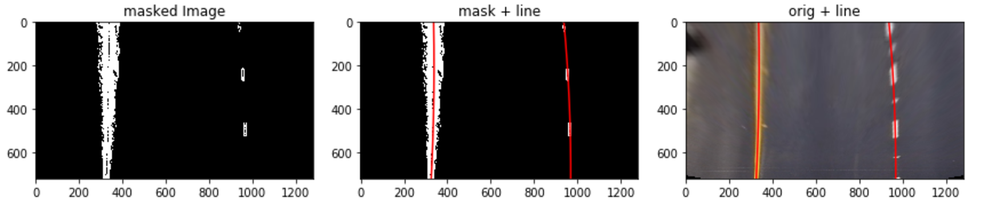
#> input picture content/fitting_curve.png, 1000 x 213 px, shrunk from 1750 x 372 before the run
$ python -i lane_finder.py   (imports and definitions only)   (older library calls are emulated)
#> lines starting #> are read from the running program, lines starting #| are printed output that depends on the picture; after the words box and inside, x2 and y2 are one past the last pixel; in counts of white or black regions, pixels touching at a corner belong together
import numpy as np
import cv2

def mag_threshold(img, sobel_kernel=3, mag_thresh=(0, 255)):
    # Convert to grayscale
    gray = cv2.cvtColor(img, cv2.COLOR_RGB2GRAY)
    # Take both Sobel x and y gradients
    sobelx = cv2.Sobel(gray, cv2.CV_64F, 1, 0, ksize=sobel_kernel)
    sobely = cv2.Sobel(gray, cv2.CV_64F, 0, 1, ksize=sobel_kernel)
    # Calculate the gradient magnitude
    gradmag = np.sqrt(sobelx**2 + sobely**2)
    # Rescale to 8 bit
    scale_factor = np.max(gradmag)/255
    gradmag = (gradmag/scale_factor).astype(np.uint8)
    # Create a binary image of ones where threshold is met, zeros otherwise
    binary_output = np.zeros_like(gradmag)
    binary_output[(gradmag >= mag_thresh[0]) & (gradmag <= mag_thresh[1])] = 1
    # Return the binary image
    return binary_output

def yellow_filter(img):
    hsv = cv2.cvtColor(img, cv2.COLOR_RGB2HSV)
    # define range of yellow color in HSV
    lower_yellow = np.array([0,60,60])
    upper_yellow = np.array([50,255,255])

    mask = cv2.inRange(hsv, lower_yellow, upper_yellow)

    return mask

def white_filter(img):
    hsv = cv2.cvtColor(img, cv2.COLOR_BGR2HSV)
    # define range of white color in HSV
    lower_white = np.array([0,0,255-40])
    upper_white = np.array([255,40,255])

    mask = cv2.inRange(hsv, lower_white, upper_white)

    return mask

def dir_threshold(img, sobel_kernel=3, thresh=(0, np.pi/2)):
    # Grayscale
    gray = cv2.cvtColor(img, cv2.COLOR_RGB2GRAY)
    # Calculate the x and y gradients
    sobelx = cv2.Sobel(gray, cv2.CV_64F, 1, 0, ksize=sobel_kernel)
    sobely = cv2.Sobel(gray, cv2.CV_64F, 0, 1, ksize=sobel_kernel)
    # Take the absolute value of the gradient direction,
    # apply a threshold, and create a binary image result
    absgraddir = np.arctan2(np.absolute(sobely), np.absolute(sobelx))
    binary_output =  np.zeros_like(absgraddir)
    binary_output[(absgraddir >= thresh[0]) & (absgraddir <= thresh[1])] = 1

    # Return the binary image
    return binary_output

# [10 lines left out: function s_bin, not called in this run]

def lane_mask(img):
    mag = mag_threshold(img, sobel_kernel=3, mag_thresh=(1, 255))
    yellow = yellow_filter(img)
    dir_t = dir_threshold(img, sobel_kernel=15, thresh=(-0.8,0.8))
    white = white_filter(img)

    yellow_and_white = np.zeros_like(mag)
    yellow_and_white[(yellow > 0) | (white > 0)] = 1

    yellow_and_white_mag = np.zeros_like(mag)
    yellow_and_white_mag[(yellow_and_white > 0) & mag > 0] = 1

    binary = np.zeros_like(mag)
    binary[(dir_t > 0) & (yellow_and_white_mag > 0)] = 1

    return binary


# [68 lines left out: function line_equations, not called in this run]

>>> import cv2
>>> picture = cv2.cvtColor(cv2.imread('../content/fitting_curve.png'), cv2.COLOR_BGR2RGB)
>>> result = lane_mask(picture)
#> in mag_threshold, `gradmag = np.sqrt(sobelx**2 + sobely**2)`:
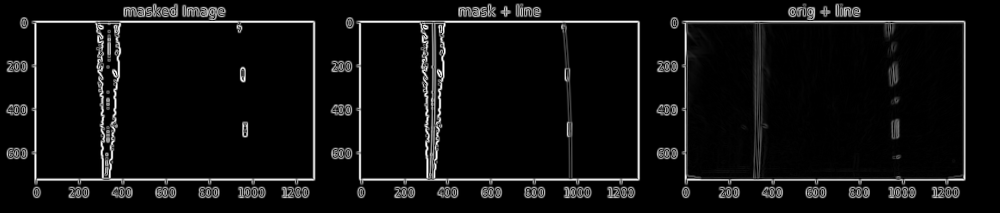
#> gradmag: shape (213, 1000) float64; min 0, max 1022.5, mean 58.5; drawn with min black and max white
#> in mag_threshold, `scale_factor = np.max(gradmag)/255`: scale_factor = 4.01
#> in lane_mask, `mag = mag_threshold(img, sobel_kernel=3, mag_thresh=(1, 255))`:
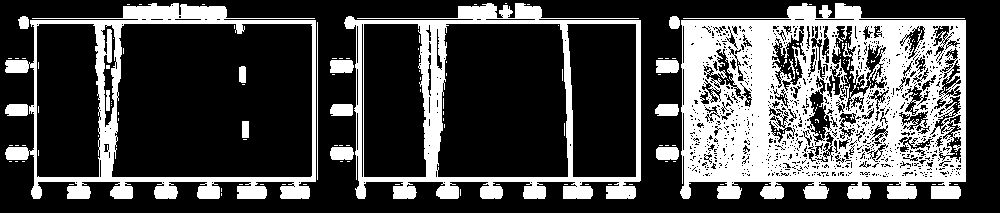
#> mag: shape (213, 1000); values 0 (black) and 1 (white), 29.2% white; 179 white regions (162 under 20 px), largest, box (x1, y1, x2, y2) and area: (680, 3, 966, 199) 36819, (344, 3, 641, 199) 11612, (5, 3, 316, 199) 10562
#> in yellow_filter, `hsv = cv2.cvtColor(img, cv2.COLOR_RGB2HSV)`: hsv: shape (213, 1000, 3); mean H, S, V 22.6, 8.6, 118.1
#> in yellow_filter, `mask = cv2.inRange(hsv, lower_yellow, upper_yellow)`: mask: shape (213, 1000); 1.6% white; 4 white regions, box (x1, y1, x2, y2) and area: (747, 22, 770, 179) 2429, (563, 22, 572, 179) 436, (430, 22, 435, 179) 377, (888, 22, 897, 179) 267
#> in dir_threshold, `sobely = cv2.Sobel(gray, cv2.CV_64F, 0, 1, ksize=sobel_kernel)`:
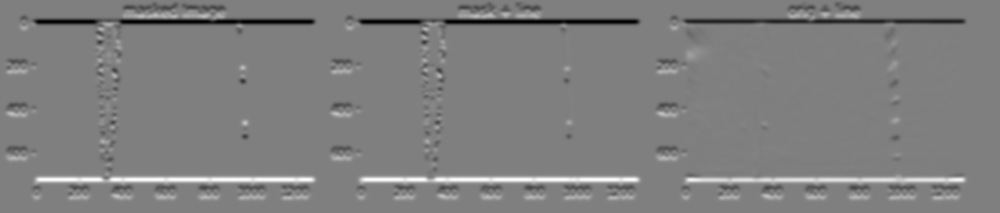
#> sobely: shape (213, 1000) float64; min -7.07e+09, max 7.04e+09, mean 59126.2; drawn with min black and max white
#> in dir_threshold, `absgraddir = np.arctan2(np.absolute(sobely), np.absolute(sobelx))`:
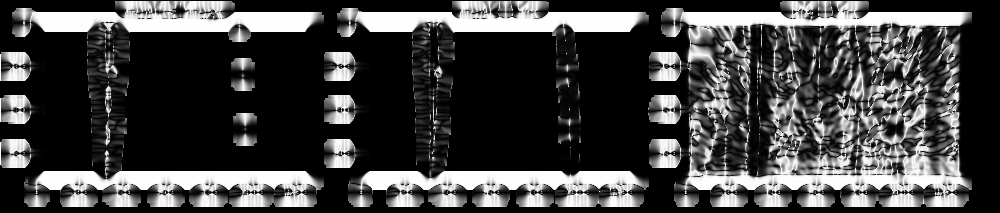
#> absgraddir: shape (213, 1000) float64; min 0, max 1.57, mean 0.431; drawn with min black and max white
#> in lane_mask, `dir_t = dir_threshold(img, sobel_kernel=15, thresh=(-0.8,0.8))`:
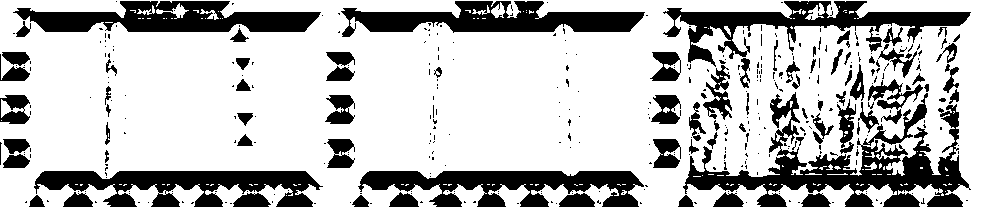
#> dir_t: shape (213, 1000) float64; values 0 (black) and 1 (white), 74.3% white; 397 black regions (313 under 20 px), largest, box (x1, y1, x2, y2) and area: (683, 92, 971, 207) 10227, (34, 171, 323, 207) 6016, (13, 1, 321, 32) 5997
#> in white_filter, `hsv = cv2.cvtColor(img, cv2.COLOR_BGR2HSV)`: hsv: shape (213, 1000, 3); mean H, S, V 29.3, 8.6, 118.1
#> in white_filter, `mask = cv2.inRange(hsv, lower_white, upper_white)`:
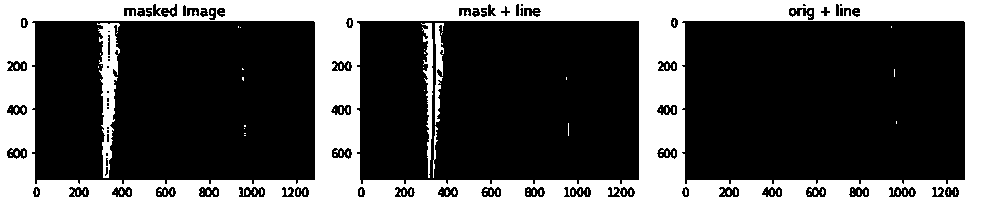
#> mask: shape (213, 1000); 36.1% white; 121 white regions (116 under 20 px), largest, box (x1, y1, x2, y2) and area: (0, 0, 1000, 213) 73105, (97, 23, 120, 178) 1678, (421, 23, 433, 178) 760, (435, 23, 444, 125) 516, (433, 126, 438, 178) 87
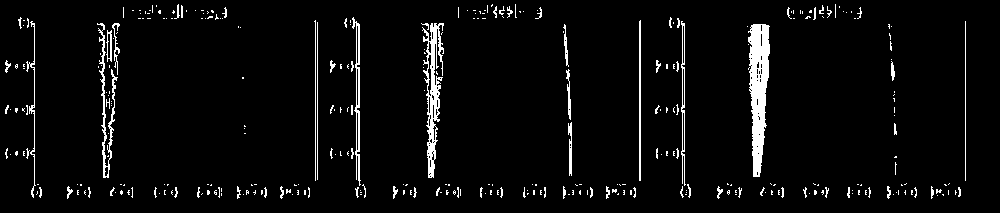
#> result: shape (213, 1000); values 0 (black) and 1 (white), 4.5% white; 336 white regions (267 under 20 px), largest, box (x1, y1, x2, y2) and area: (748, 24, 770, 177) 2175, (422, 23, 444, 178) 1349, (97, 23, 118, 178) 655

$ run again, on content/overlay1.png
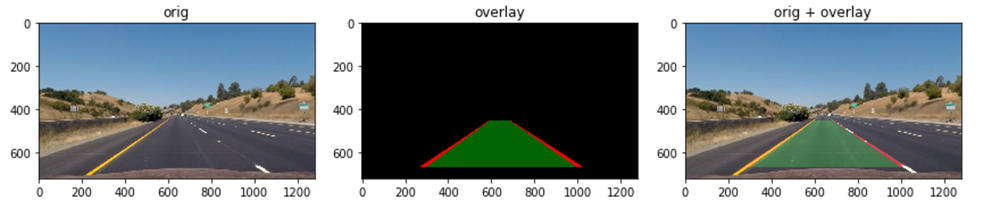
#> input picture content/overlay1.png, 1000 x 208 px, shrunk from 1760 x 366 before the run
#> scale_factor = 3.99
#> in lane_mask, `mag = mag_threshold(img, sobel_kernel=3, mag_thresh=(1, 255))`:
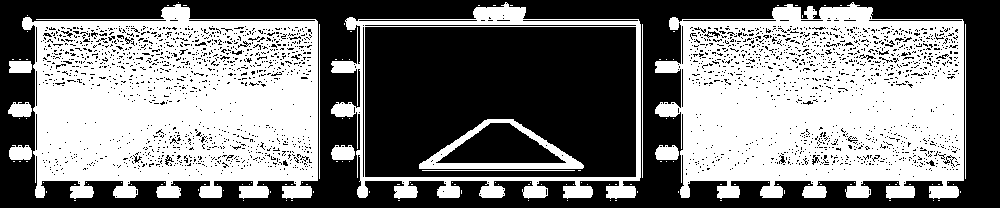
#> mag: shape (208, 1000); values 0 (black) and 1 (white), 48.9% white; 133 white regions (120 under 20 px), largest, box (x1, y1, x2, y2) and area: (655, 2, 964, 199) 45556, (22, 4, 318, 199) 44060, (331, 2, 641, 199) 7822
#> dir_t: shape (208, 1000) float64; values 0 (black) and 1 (white), 45.5% white; 725 white regions (613 under 20 px), largest, box (x1, y1, x2, y2) and area: (0, 0, 1000, 208) 82715, (458, 127, 545, 157) 1378, (800, 106, 832, 150) 470
#> `result = lane_mask(picture)`:
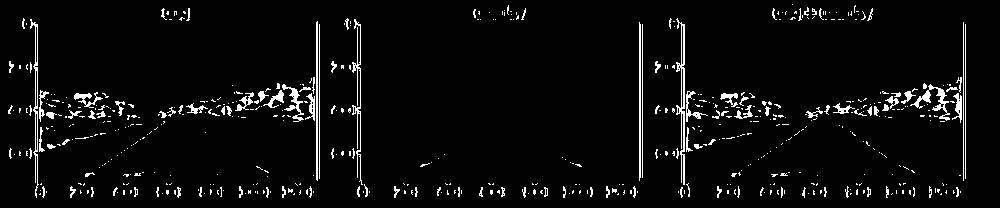
#> result: shape (208, 1000); values 0 (black) and 1 (white), 4.4% white in thin lines or dots, all inside (x1, y1, x2, y2) = (8, 4, 966, 198)

$ run again, on content/transform.png
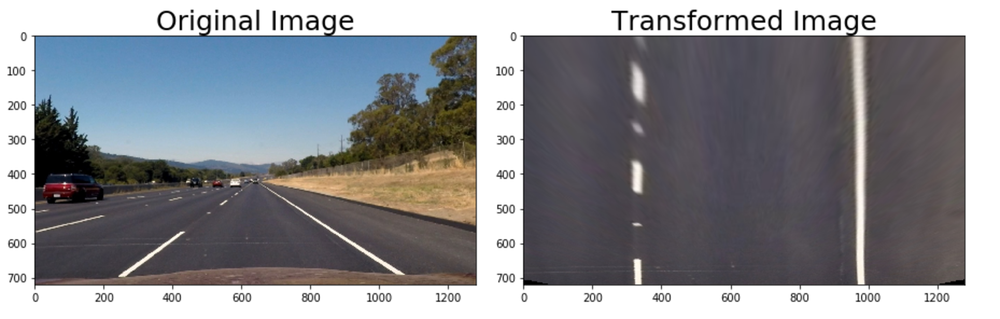
#> input picture content/transform.png, 1000 x 319 px, shrunk from 1858 x 592 before the run
#> scale_factor = 4
#> in lane_mask, `mag = mag_threshold(img, sobel_kernel=3, mag_thresh=(1, 255))`:
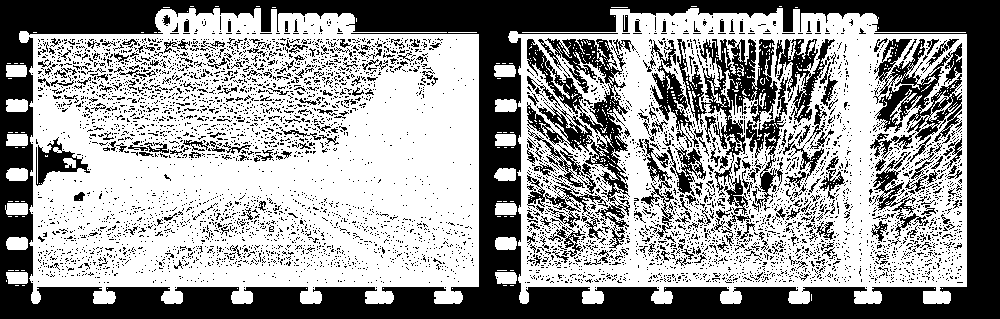
#> mag: shape (319, 1000); values 0 (black) and 1 (white), 59.4% white; 5701 black regions (5405 under 20 px), largest, box (x1, y1, x2, y2) and area: (0, 0, 1000, 319) 75243, (527, 38, 630, 249) 6518, (677, 39, 778, 215) 4998
#> dir_t: shape (319, 1000) float64; values 0 (black) and 1 (white), 49.9% white; 943 white regions (810 under 20 px), largest, box (x1, y1, x2, y2) and area: (0, 0, 1000, 319) 139664, (332, 68, 455, 160) 3651, (178, 172, 274, 245) 1305
#> `result = lane_mask(picture)`:
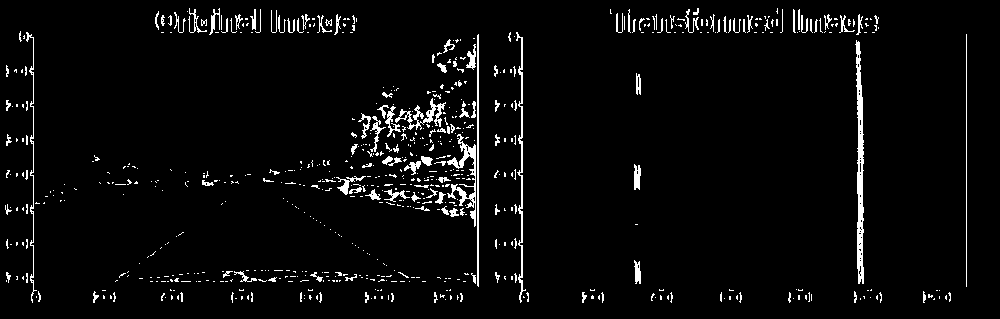
#> result: shape (319, 1000); values 0 (black) and 1 (white), 3.9% white in thin lines or dots, all inside (x1, y1, x2, y2) = (5, 8, 967, 303)
